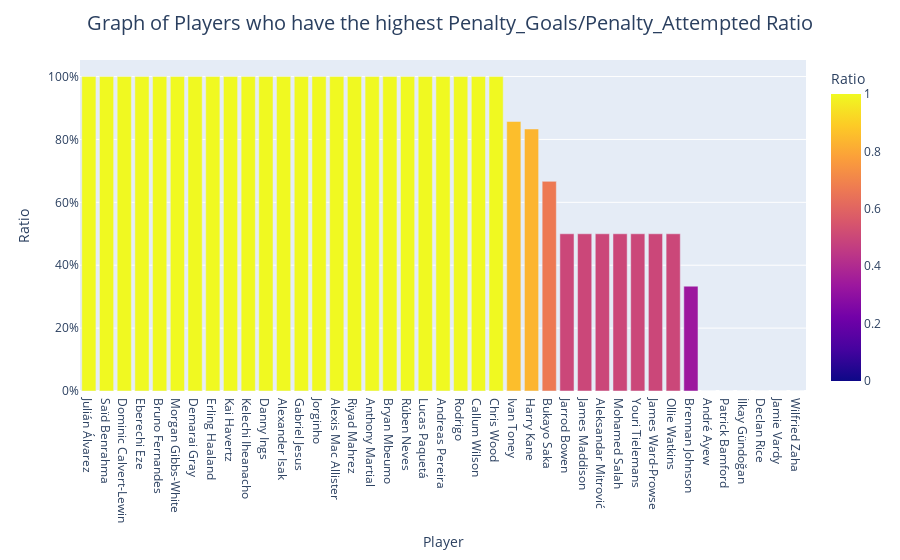

Write notebook code for a chart like this one.
### Markdown cell above
#### Graph of Players who have the highest Penalty_Goals/Penalty_Attempted Ratio

### Code cell
PenaltyPerAttempted = pd.concat([epl_data['Player'], 1/(epl_data['PKatt']/epl_data['PK'])], axis=1)
PenaltyPerAttempted = PenaltyPerAttempted.replace([np.inf], np.nan).dropna(axis=0)
PenaltyPerAttempted['Percentage'] = PenaltyPerAttempted[0] * 100

fig = px.bar(
    data_frame=PenaltyPerAttempted,
    x='Player',
    y=0,
    color=0,
    hover_data={'Percentage': ':.2f%'},  # Add hover data with percentage format
    labels={'0': 'Ratio'}  # Optionally rename the y-axis label
)

fig.update_layout(
    title_text='Graph of Players who have the highest Penalty_Goals/Penalty_Attempted Ratio',
    title_x=0.5,
    title_font=dict(size=20),
    xaxis={'categoryorder': 'total descending'}
)

fig.update_yaxes(tickformat='.0%')  # Update y-axis to show values as percentages
fig.show()

### Figure 1 — Plotly figure (JSON) as saved in the notebook; plotly's stock layout.template omitted (floating-point values rounded to 4 significant figures)
{"data": [{"alignmentgroup": "True", "customdata": [[100.0], [0.0], [0.0], [100.0], [50.0], [100.0], [100.0], [100.0], [100.0], [100.0], [0.0], [100.0], [100.0], [100.0], [100.0], [100.0], [100.0], [33.33], [100.0], [83.33], [100.0], [50.0], [100.0], [100.0], [100.0], [50.0], [100.0], [100.0], [100.0], [0.0], [100.0], [66.67], [50.0], [50.0], [85.71], [0.0], [50.0], [50.0], [100.0], [100.0], [0.0]], "hovertemplate": "Player=%{x}<br>Ratio=%{marker.color}<br>Percentage=%{customdata[0]:.2f%}<extra></extra>", "legendgroup": "", "marker": {"color": [1.0, 0.0, 0.0, 1.0, 0.5, 1.0, 1.0, 1.0, 1.0, 1.0, 0.0, 1.0, 1.0, 1.0, 1.0, 1.0, 1.0, 0.3333, 1.0, 0.8333, 1.0, 0.5, 1.0, 1.0, 1.0, 0.5, 1.0, 1.0, 1.0, 0.0, 1.0, 0.6667, 0.5, 0.5, 0.8571, 0.0, 0.5, 0.5, 1.0, 1.0, 0.0], "coloraxis": "coloraxis", "pattern": {"shape": ""}}, "name": "", "offsetgroup": "", "orientation": "v", "showlegend": false, "textposition": "auto", "x": ["Julián Álvarez", "André Ayew", "Patrick Bamford", "Saïd Benrahma", "Jarrod Bowen", "Dominic Calvert-Lewin", "Eberechi Eze", "Bruno Fernandes", "Morgan Gibbs-White", "Demarai Gray", "İlkay Gündoğan", "Erling Haaland", "Kai Havertz", "Kelechi Iheanacho", "Danny Ings", "Alexander Isak", "Gabriel Jesus", "Brennan Johnson", "Jorginho", "Harry Kane", "Alexis Mac Allister", "James Maddison", "Riyad Mahrez", "Anthony Martial", "Bryan Mbeumo", "Aleksandar Mitrović", "Rúben Neves", "Lucas Paquetá", "Andreas Pereira", "Declan Rice", "Rodrigo", "Bukayo Saka", "Mohamed Salah", "Youri Tielemans", "Ivan Toney", "Jamie Vardy", "James Ward-Prowse", "Ollie Watkins", "Callum Wilson", "Chris Wood", "Wilfried Zaha"], "xaxis": "x", "y": [1.0, 0.0, 0.0, 1.0, 0.5, 1.0, 1.0, 1.0, 1.0, 1.0, 0.0, 1.0, 1.0, 1.0, 1.0, 1.0, 1.0, 0.3333, 1.0, 0.8333, 1.0, 0.5, 1.0, 1.0, 1.0, 0.5, 1.0, 1.0, 1.0, 0.0, 1.0, 0.6667, 0.5, 0.5, 0.8571, 0.0, 0.5, 0.5, 1.0, 1.0, 0.0], "yaxis": "y", "type": "bar"}], "layout": {"xaxis": {"anchor": "y", "domain": [0.0, 1.0], "title": {"text": "Player"}, "categoryorder": "total descending"}, "yaxis": {"anchor": "x", "domain": [0.0, 1.0], "title": {"text": "Ratio"}, "tickformat": ".0%"}, "coloraxis": {"colorbar": {"title": {"text": "Ratio"}}, "colorscale": [[0.0, "#0d0887"], [0.1111, "#46039f"], [0.2222, "#7201a8"], [0.3333, "#9c179e"], [0.4444, "#bd3786"], [0.5556, "#d8576b"], [0.6667, "#ed7953"], [0.7778, "#fb9f3a"], [0.8889, "#fdca26"], [1.0, "#f0f921"]]}, "legend": {"tracegroupgap": 0}, "margin": {"t": 60}, "barmode": "relative", "title": {"font": {"size": 20}, "text": "Graph of Players who have the highest Penalty_Goals/Penalty_Attempted Ratio", "x": 0.5}}}
